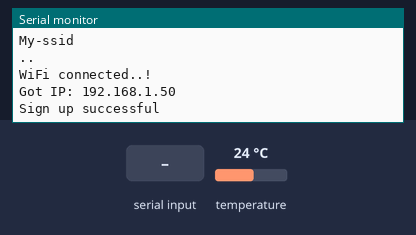
A sketch run on a simulated ESP8266 (NodeMCU). On the bench: the last lines printed to the serial monitor. The test bench sets the inputs (shaded band); at power-on: temperature 24 °C. WiFi joins after 1.5 s; servers stay silent unless stated.

Above: at 3.2 s.
3.3 s: "90,45\n" received over Serial
At 5.4 s:
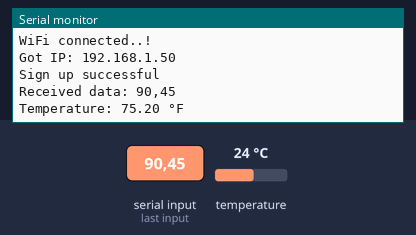
6.2 s: "5\n" received over Serial
At 7.4 s:
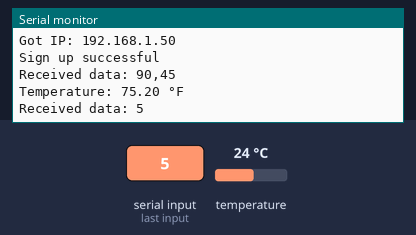
8.2 s: "1,90,45\n" received over Serial
At 9.2 s:
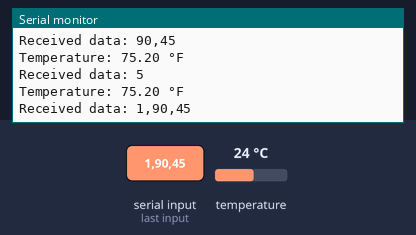

Measured:
- after the input at 3.3 s, the serial monitor: prints a new line after 0.70 s (image 1)
- after the input at 6.2 s, the serial monitor: prints a new line after 0.57 s (image 2)
- after the input at 8.2 s, the serial monitor: prints a new line after 0.33 s (image 3)

The sketch:

frontend_working.ino
```cpp
#include <ESP8266WiFi.h>
#include <Firebase_ESP_Client.h>
#include <OneWire.h>
#include <DallasTemperature.h>

/* Insert your network credentials */
#define WIFI_SSID "My-ssid"
#define WIFI_PASSWORD "pallu2002"

/* Insert Firebase project API Key */
#define API_KEY "AIzaSyDZCs0th14A4GMHnLNRoItq9uGxXzcpkAk"

/* Define the RTDB URL */
#define DATABASE_URL "heart-c01c6-default-rtdb.firebaseio.com/"

#define TEMP_REPORTING_PERIOD_MS 1000
#define ONE_WIRE_BUS D4 // Define the pin connected to the DS18B20

/* Define Firebase Data object */
FirebaseData fbdo;

/* Define Firebase Authentication and Config objects */
FirebaseAuth auth;
FirebaseConfig config;

unsigned long lastTempReportTime = 0;
unsigned long sendDataPrevMillis = 0;
int count = 0;
int validReadingCount = 0;
bool signupOK = false;
float temperatureF;
OneWire oneWire(ONE_WIRE_BUS);
DallasTemperature sensors(&oneWire);

uint32_t tsLastReport = 0;

void readTemperatureSensor() {
    sensors.requestTemperatures(); // Request temperature readings
    temperatureF = sensors.getTempFByIndex(0); // Read temperature in F

    Serial.print("Temperature: ");
    Serial.print(temperatureF);
    Serial.println(" °F");
}

void setup() {
  Serial.begin(115200);

  /* Set WiFi mode to Station mode */
  WiFi.mode(WIFI_STA);

  Serial.println("Connecting to ");
  Serial.println(WIFI_SSID);

  /* Connect to your local Wi-Fi network */
  WiFi.begin(WIFI_SSID, WIFI_PASSWORD);

  /* Wait for connection */
  while (WiFi.status() != WL_CONNECTED) {
    delay(1000);
    Serial.print(".");
  }

  Serial.println("");
  Serial.println("WiFi connected..!");
  Serial.print("Got IP: ");
  Serial.println(WiFi.localIP());

  /* Assign API key and RTDB URL */
  config.api_key = API_KEY;
  config.database_url = DATABASE_URL;

  /* Sign up */
  if (Firebase.signUp(&config, &auth, "", "")) {
    Serial.println("Sign up successful");
    signupOK = true;
  } else {
    Serial.printf("Sign up failed: %s\n", config.signer.signupError.message.c_str());
  }

  Firebase.begin(&config, &auth);
  Firebase.reconnectWiFi(true);
}

void loop() {
  unsigned long currentMillis = millis();

  // Process incoming serial data
  if (Serial.available() > 0) {
    String data = Serial.readStringUntil('\n');
    Serial.println("Received data: " + data);

    if (currentMillis - lastTempReportTime >= TEMP_REPORTING_PERIOD_MS)
    {
      lastTempReportTime = currentMillis;
      readTemperatureSensor();
    }

    // Split the received data into Heart Rate and SpO2 values
    int separatorIndex = data.indexOf(',');
    if (separatorIndex != -1) {
      String heartRateStr = data.substring(0, separatorIndex);
      String spo2Str = data.substring(separatorIndex + 1);

      // Convert string values to floats
      float heartRate = heartRateStr.toFloat();
      float spo2 = spo2Str.toFloat();

      // Check if the reading is valid
      if (heartRate > 40 && spo2 > 80 && heartRate < 160 && spo2 < 110) {
        count++;
        validReadingCount++;

        // Send data to the Firebase Realtime Database
        if (Firebase.ready() && signupOK) {
          /* Write data to the database */
          if (Firebase.RTDB.setFloat(&fbdo, "Heart Rate/" + String(count), heartRate)) {
            Serial.println("Heart Rate data sent successfully");
          } else {
            Serial.println("Failed to send Heart Rate data");
            Serial.println("Error Reason: " + fbdo.errorReason());
          }

          if (Firebase.RTDB.setFloat(&fbdo, "SpO2 levels/" + String(count), spo2)) {
            Serial.println("SpO2 data sent successfully");
          } else {
            Serial.println("Failed to send SpO2 data");
            Serial.println("Error Reason: " + fbdo.errorReason());
          }

          if (Firebase.RTDB.setFloat(&fbdo, "Temperature/" + String(count), temperatureF)) {
            Serial.println("SpO2 data sent successfully");
          } else {
            Serial.println("Failed to send SpO2 data");
            Serial.println("Error Reason: " + fbdo.errorReason());
          }
          // Check if the required number of valid readings has been reached
          if (validReadingCount >= 20) {
            Serial.println("Reached 20 valid readings. Stopping further readings.");
            while (1) {
              // Infinite loop to stop further readings
            }
          }
        }
      }
    }
  }
  delay(1000);
}
```
